Frame 1 (no input): blank canvas, image omitted
Frame 60 (the mouse pressed at the canvas centre just before this capture): blank canvas, image omitted
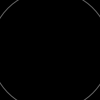
Frame 120 (the mouse held since frame 60 and released just before this capture)

The Processing sketch whose frames 1 and 60 were blank and that drew this single picture after the mouse press (run headless with seeded random() and noise(); from frame 60 on, the mouse is pressed at the canvas centre):

// Processing sketch: arrays_rings
// ── arrays_rings.pde
class Ring
{
  int x , y ;
  boolean start = false;
  float radius = 0 ;
 Ring(int nx,int ny)
{
  x = nx ;
  y = ny ;
} 
Ring()
{

}

void start(int nx , int ny )
{
  x = nx ;
  y = ny ;
  start  = true;
}
void grow()
{
  if(start)
  radius += 2 ;
}

void display()
{
 stroke(100);
  noFill();
  ellipse(x,y,radius,radius);
  
}
  
  
}  

Ring[] rings; // Declare the array
int numRings = 50;
int currentRing = 0; 
void setup() {
  size(100, 100);
  rings = new Ring[numRings]; // Create the array
  for (int i = 0; i < rings.length; i++) {
    rings[i] = new Ring(); // Create each object
  }
}
void draw() {
  background(0);
  for (int i = 0; i < rings.length; i++) {
    rings[i].grow();
    rings[i].display();
  }
}
// Click to create a new Ring
void mousePressed() {
  rings[currentRing].start(mouseX, mouseY);
  currentRing++;
  if (currentRing >= numRings) {
    currentRing = 0;
  }
}
